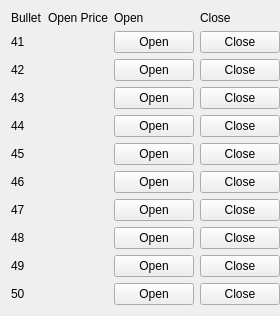
   <widget class="QWidget" name="gridLayoutWidget_5">
    <property name="geometry">
     <rect>
      <x>1060</x>
      <y>240</y>
      <width>248</width>
      <height>311</height>
     </rect>
    </property>
    <layout class="QGridLayout" name="gridLayout_5">
     <property name="rightMargin">
      <number>0</number>
     </property>
     <item row="1" column="2">
      <widget class="QPushButton" name="open_button_41">
       <property name="text">
        <string>Open</string>
       </property>
      </widget>
     </item>
     <item row="0" column="2">
      <widget class="QLabel" name="label_105">
       <property name="text">
        <string>Open</string>
       </property>
      </widget>
     </item>
     <item row="1" column="3">
      <widget class="QPushButton" name="close_button_41">
       <property name="text">
        <string>Close</string>
       </property>
      </widget>
     </item>
     <item row="9" column="0">
      <widget class="QLabel" name="label_106">
       <property name="text">
        <string>49</string>
       </property>
      </widget>
     </item>
     <item row="10" column="0">
      <widget class="QLabel" name="label_107">
       <property name="text">
        <string>50</string>
       </property>
      </widget>
     </item>
     <item row="5" column="3">
      <widget class="QPushButton" name="close_button_45">
       <property name="text">
        <string>Close</string>
       </property>
      </widget>
     </item>
     <item row="2" column="3">
      <widget class="QPushButton" name="close_button_42">
       <property name="text">
        <string>Close</string>
       </property>
      </widget>
     </item>
     <item row="9" column="3">
      <widget class="QPushButton" name="close_button_49">
       <property name="text">
        <string>Close</string>
       </property>
      </widget>
     </item>
     <item row="1" column="0">
      <widget class="QLabel" name="label_108">
       <property name="text">
        <string>41</string>
       </property>
      </widget>
     </item>
     <item row="3" column="0">
      <widget class="QLabel" name="label_109">
       <property name="text">
        <string>43</string>
       </property>
      </widget>
     </item>
     <item row="2" column="0">
      <widget class="QLabel" name="label_110">
       <property name="text">
        <string>42</string>
       </property>
      </widget>
     </item>
     <item row="4" column="0">
      <widget class="QLabel" name="label_111">
       <property name="text">
        <string>44</string>
       </property>
      </widget>
     </item>
     <item row="0" column="0">
      <widget class="QLabel" name="label_112">
       <property name="text">
        <string>Bullet</string>
       </property>
      </widget>
     </item>
     <item row="8" column="1">
      <widget class="QLabel" name="open_48"/>
     </item>
     <item row="6" column="3">
      <widget class="QPushButton" name="close_button_46">
       <property name="text">
        <string>Close</string>
       </property>
      </widget>
     </item>
     <item row="8" column="3">
      <widget class="QPushButton" name="close_button_48">
       <property name="text">
        <string>Close</string>
       </property>
      </widget>
     </item>
     <item row="9" column="1">
      <widget class="QLabel" name="open_49"/>
     </item>
     <item row="3" column="2">
      <widget class="QPushButton" name="open_button_43">
       <property name="text">
        <string>Open</string>
       </property>
      </widget>
     </item>
     <item row="0" column="3">
      <widget class="QLabel" name="label_115">
       <property name="text">
        <string>Close</string>
       </property>
      </widget>
     </item>
     <item row="2" column="2">
      <widget class="QPushButton" name="open_button_42">
       <property name="text">
        <string>Open</string>
       </property>
      </widget>
     </item>
     <item row="8" column="0">
      <widget class="QLabel" name="label_116">
       <property name="text">
        <string>48</string>
       </property>
      </widget>
     </item>
     <item row="7" column="0">
      <widget class="QLabel" name="label_117">
       <property name="text">
        <string>47</string>
       </property>
      </widget>
     </item>
     <item row="6" column="0">
      <widget class="QLabel" name="label_118">
       <property name="text">
        <string>46</string>
       </property>
      </widget>
     </item>
     <item row="5" column="0">
      <widget class="QLabel" name="label_119">
       <property name="text">
        <string>45</string>
       </property>
      </widget>
     </item>
     <item row="6" column="1">
      <widget class="QLabel" name="open_46"/>
     </item>
     <item row="7" column="1">
      <widget class="QLabel" name="open_47"/>
     </item>
     <item row="4" column="3">
      <widget class="QPushButton" name="close_button_44">
       <property name="text">
        <string>Close</string>
       </property>
      </widget>
     </item>
     <item row="5" column="2">
      <widget class="QPushButton" name="open_button_45">
       <property name="text">
        <string>Open</string>
       </property>
      </widget>
     </item>
     <item row="7" column="2">
      <widget class="QPushButton" name="open_button_47">
       <property name="text">
        <string>Open</string>
       </property>
      </widget>
     </item>
     <item row="6" column="2">
      <widget class="QPushButton" name="open_button_46">
       <property name="text">
        <string>Open</string>
       </property>
      </widget>
     </item>
     <item row="4" column="2">
      <widget class="QPushButton" name="open_button_44">
       <property name="text">
        <string>Open</string>
       </property>
      </widget>
     </item>
     <item row="9" column="2">
      <widget class="QPushButton" name="open_button_49">
       <property name="text">
        <string>Open</string>
       </property>
      </widget>
     </item>
     <item row="8" column="2">
      <widget class="QPushButton" name="open_button_48">
       <property name="text">
        <string>Open</string>
       </property>
      </widget>
     </item>
     <item row="10" column="2">
      <widget class="QPushButton" name="open_button_50">
       <property name="text">
        <string>Open</string>
       </property>
      </widget>
     </item>
     <item row="0" column="1">
      <widget class="QLabel" name="label_122">
       <property name="text">
        <string>Open Price</string>
       </property>
      </widget>
     </item>
     <item row="3" column="3">
      <widget class="QPushButton" name="close_button_43">
       <property name="text">
        <string>Close</string>
       </property>
      </widget>
     </item>
     <item row="7" column="3">
      <widget class="QPushButton" name="close_button_47">
       <property name="text">
        <string>Close</string>
       </property>
      </widget>
     </item>
     <item row="10" column="3">
      <widget class="QPushButton" name="close_button_50">
       <property name="text">
        <string>Close</string>
       </property>
      </widget>
     </item>
     <item row="1" column="1">
      <widget class="QLabel" name="open_41"/>
     </item>
     <item row="2" column="1">
      <widget class="QLabel" name="open_42"/>
     </item>
     <item row="3" column="1">
      <widget class="QLabel" name="open_43"/>
     </item>
     <item row="4" column="1">
      <widget class="QLabel" name="open_44"/>
     </item>
     <item row="5" column="1">
      <widget class="QLabel" name="open_45"/>
     </item>
     <item row="10" column="1">
      <widget class="QLabel" name="open_50"/>
     </item>
    </layout>
   </widget>
